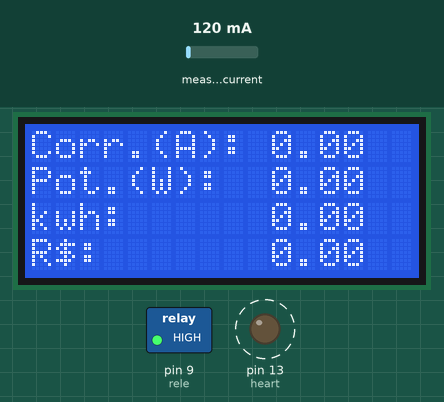
The sketch below on a simulated Arduino Uno, built with avr-gcc and run on an emulated ATmega328P. Shown: 16×4 character LCD, switched loads named in the sketch (green lamp = pin HIGH), output pins drawn as LEDs (lit = HIGH). Dashed ring = blinking. Inputs (shaded band) come from the test bench; at power-on: measured current 120 mA. WiFi joins after 1.5 s; servers stay silent unless stated; what the sketch prints to the serial monitor is not drawn.

Above: at 3.2 s.
3.3 s: measured current set to 500 mA
At 3.9 s:
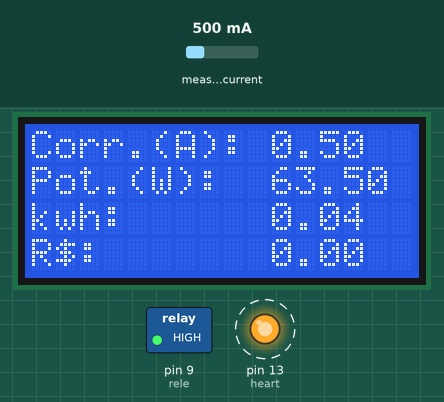
7.9 s: measured current set to 40 mA
At 10.7 s:
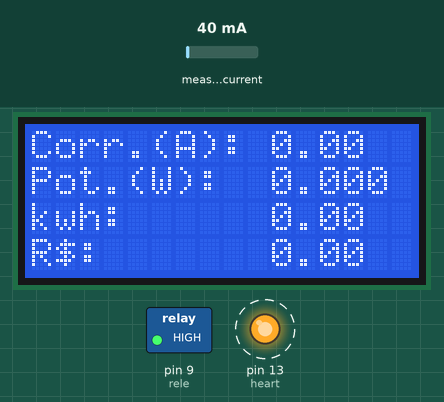
10.8 s: measured current set to 1000 mA
At 13.9 s:
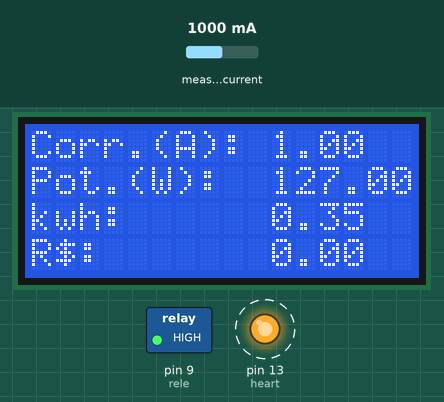
Timing chart, 0 to 20.4 s (numbered marks = the images above; inputs shaded):
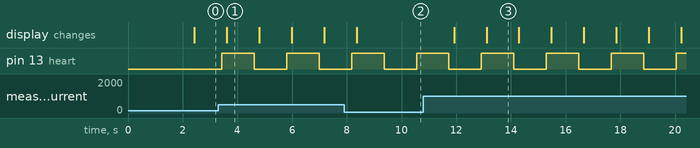

The sketch:

controle_de_carga_com_bd_MySQL.ino
```cpp
/*
 * ESTA VERSÃO ENVIA DADOS DOS SENSORES E RECEBE COMANDOS PARA ACIONAR PORTAS DO ARDUINO
 *
 * POR MEIO DE SCRIPTS EM UM SERVIDOR WEB EXTERNO POR MEIO DE REQUISIÇÕES AJAX
*/

#include <SPI.h>
#include <Ethernet.h>
#include "EmonLib.h"
#include <LiquidCrystal.h>
#include <Timer.h>

Timer t; // Conficuração do tempo de Update com a WEB

byte mac[] = {0xDE, 0xAD, 0xBE, 0xEF, 0xFE, 0xED}; // Numero MAC do meu arduino

IPAddress ip(192,168,0,250); // Configura o IP do arduino com o roteador
IPAddress gateway(192,168,0,1);
IPAddress subnet(255,255,255,0);

EthernetServer server(80);// Porta de comunicação com o servidor

// endereço do servidor onde vai estar instalado o wampserver
byte servidor[] = { 192, 168, 0, 16 };

#define portaHTTP 80
#define heart 13

void Sending_data();

void monitor_lcd(float amper,float potencia, float kwh, float y);

EthernetClient cliente;

EnergyMonitor emon1;

LiquidCrystal lcd(8, 7, 5, 4, 3, 2);  //Assign LCD screen pins

int rede = 127.0; // Recebe o valor de ID do botão na pagina no servidor e retorna em JSON para tomar a ação
int analogPin1 = A0; // Porta de entrada analogica onde está conectado meu sensor de carga
int rele = 9; // Porta digital onde está conectado meu Rele.

/*******************************************************/
  // TESTE COM VALORES EM REAIS A PAGAR POR Kwh
  unsigned long ltmillis, tmillis, timems, previousMillis, refresh;

  float Tempo = 0;
  float x = 0; //  Armazena o valor da conversão em reais R$
  float y;

/*******************************************************/

void setup(){

  Serial.begin(9600); // Configura o valor de comunicação com a porta serial

  lcd.begin(16, 4);// Define a configuração do tamanho do LCD usado
  lcd.clear(); // Linpa as linhas dimpressas no LCD

/*******************************************************/
  // TESTE COM VALORES EM REAIS A PAGAR POR Kwh
  previousMillis = millis();
/*******************************************************/

  Serial.println("Iniciando programa..");
  Ethernet.begin(mac,ip,gateway,subnet);
  Serial.println("Server ativo no IP: ");
  Serial.print(Ethernet.localIP()); // Imprime o valor do IP no monitor serial
  server.begin();

   //Pino, calibracao - Cur Const= Ratio/BurdenR. 1800/62 = 29.
  emon1.current(analogPin1, 29);

  pinMode(rele, OUTPUT); // Configura se a porta usada é de saida ou de entrada
  digitalWrite(rele, HIGH); // Inicia a porta de saida em nivel alto 1

  // ConfiguraçÕes de Tempo de atualização dos dados para o servidor servidor MySql
  pinMode(heart, OUTPUT);
  delay(2000);

  t.oscillate(heart, 1000, LOW);

  // Tempo de atualização dos dados para o servidor MySql
  //O valor de (60000, Sending_data) equivale a 1 minuto.(1800000) equivale a 30 minutos.(3600000) equivale a 60 minutos.
  t.every(30000, Sending_data);
}

void loop(){

  /*******************************************************/
  // Calcula quantidade de tempo desde a última measurment realpower.
    ltmillis = tmillis;
    tmillis = millis();
    timems = tmillis - ltmillis;

 /*******************************************************/

  t.update();//Inicia a contagem de tempo de atualização de dados para o thingspeak em  Void Setup ()

  /* Configuração do sensor  */

  // Configuração e calibragem do sensor de carga  //
    double Irms = emon1.calcIrms(1480);

    if (Irms < 0.15){
        Irms = 0;
    }

    float amper = (Irms);
    float potencia = (Irms * rede);  //Irms * rede, 1

  /**************************************************/
    // Converte para KWh
    float kwh = (Irms*rede*(Tempo/3600));//3600000

    Tempo++;

 /**************************************************/

    //Equação para obtenção do valor a pagar em reais R$
   x = ((kwh) * 0.0002778) * 0.49231;
   y = y + x;

  /**************************************************/
    // Envia comando para void monitor_lcd
     monitor_lcd(amper, potencia, kwh, y);

 /**************************************************/
 /*  ABAIXO O CODIGO RECEBE E ENVIA DADOS POR MEIO DE REQUISIÇÕES DE UM SERVIDOR EXTERNO VIA AJAX  */
 /**************************************************/

    // Abre a conexão com o servidor
    EthernetClient client = server.available();

    if(client){

        boolean continua = true;
        String linha = "";

        while(client.connected()){

            if(client.available()){

                char c = client.read();
                linha.concat(c);

                if(c == '\n' && continua){

                    client.println("HTTP/1.1 200 OK");

                    // ISSO FAZ O ARDUINO RECEBER REQUISIÇÃO AJAX DE OUTRO SERVIDOR E NÃO APENAS LOCAL.
                    client.println("Content-Type: text/javascript");
                    client.println("Access-Control-Allow-Origin: *");
                    client.println();

                    int iniciofrente = linha.indexOf("?");

                    if(iniciofrente>-1){  //verifica se o comando veio

                        iniciofrente = iniciofrente+6; //pega o caractere seguinte,
                        int fimfrente = iniciofrente+3; //esse comando espero 3 caracteres
                        String acao = linha.substring(iniciofrente,fimfrente);//recupero o valor do comando

                        if (acao == "001"){
                            digitalWrite(rele, LOW); // Recebe o valor de ID do botão na pagina no servidor e retorna em JSON para tomar a ação
                        }

                        else if (acao == "002"){
                            digitalWrite(rele, HIGH); // Recebe o valor de ID do botão na pagina no servidor e retorna em JSON para tomar a ação
                        }

                        client.print("dados({ Irms : "); // Envia os valores do sensor e de estatos do rele em JSON para o servidor
                        client.print(Irms); // Passa o valor da corrente eletrica em uma variavel
                        client.print(", potencia :  ");
                        client.print(potencia); // Passa o valor da potencia eletrica em uma variavel
                        client.print(",");
                        client.print(" rele : ");
                        client.print(digitalRead(rele)); // Passa o valor de status do rele em uma variavel
                        client.print("})");

                    }
                    break;
                }

                if(c == '\n'){
                    continua = true;
                }

                else if (c != '\r'){
                    continua = false;
                }
            }
        }
        delay(1);

        client.stop();
    }
}

// ENVIA DADOS DOS SENSOEES VIA GET PARA SALVAR EM MySql EM UM SERVIDOR EXTERNO
void Sending_data(){

  // Configuração e calibragem do sensor de carga  //
    double Irms = emon1.calcIrms(1480);

    if (Irms < 0.15){
        Irms = 0;
    }

    float amper = (Irms);
    float potencia = (Irms * rede);  //Irms * rede, 1

 /**************************************************/
    // Converte para KWh
    float kwh = (Irms * rede * (Tempo/3600));//3600000
    Tempo++;

 /**************************************************/

    if(potencia > 0){

        if(cliente.connect(servidor, portaHTTP)){

            cliente.print("GET /salva_bd.php");
            cliente.print("?irms=");
            cliente.print(amper);
            cliente.print("&potencia=");
            cliente.print(potencia);
            cliente.print("&kwh=");
            cliente.print(kwh);

            cliente.println(" HTTP/1.0");
            cliente.println("Host: 192.168.0.16");
            cliente.println("Connection: close");
            cliente.println();
        }
        else{
            Serial.println("Falha ao conectar com o servidor");
        }
    }
}

void monitor_lcd(float amper,float potencia,float kwh, float y){

    //Imprime o valor da corrente eletrica no display LCD
    lcd.setCursor(0, 0);
    lcd.print("Corr.(A):");
    lcd.setCursor(10, 0);
    lcd.print(amper);

    //Imprime o valor da potencia no monitor serial
    lcd.setCursor(0, 1);
    lcd.print("Pot.(W):");
    lcd.setCursor(10, 1);
    lcd.print(potencia);

    lcd.setCursor(0, 2);
    lcd.print("kwh:");
    lcd.setCursor(10, 2);
    lcd.print(kwh);

    lcd.setCursor(0, 3);
    lcd.print("R$:");
    lcd.setCursor(10, 3);
    lcd.print(y);
    delay(1000);
}
```

Measured:
- after the input at 3.3 s, the display: changes after 0.32 s (image 1)
- after the input at 10.8 s, the display: first changes after 1.1 s (image 3 shows a later state)
- by itself, pin 13 (heart): alternates HIGH for 1.2 s and LOW for 1.2 s
- what the display in image 1 shows lasts 1.2 s, from 3.6 s to 4.8 s
